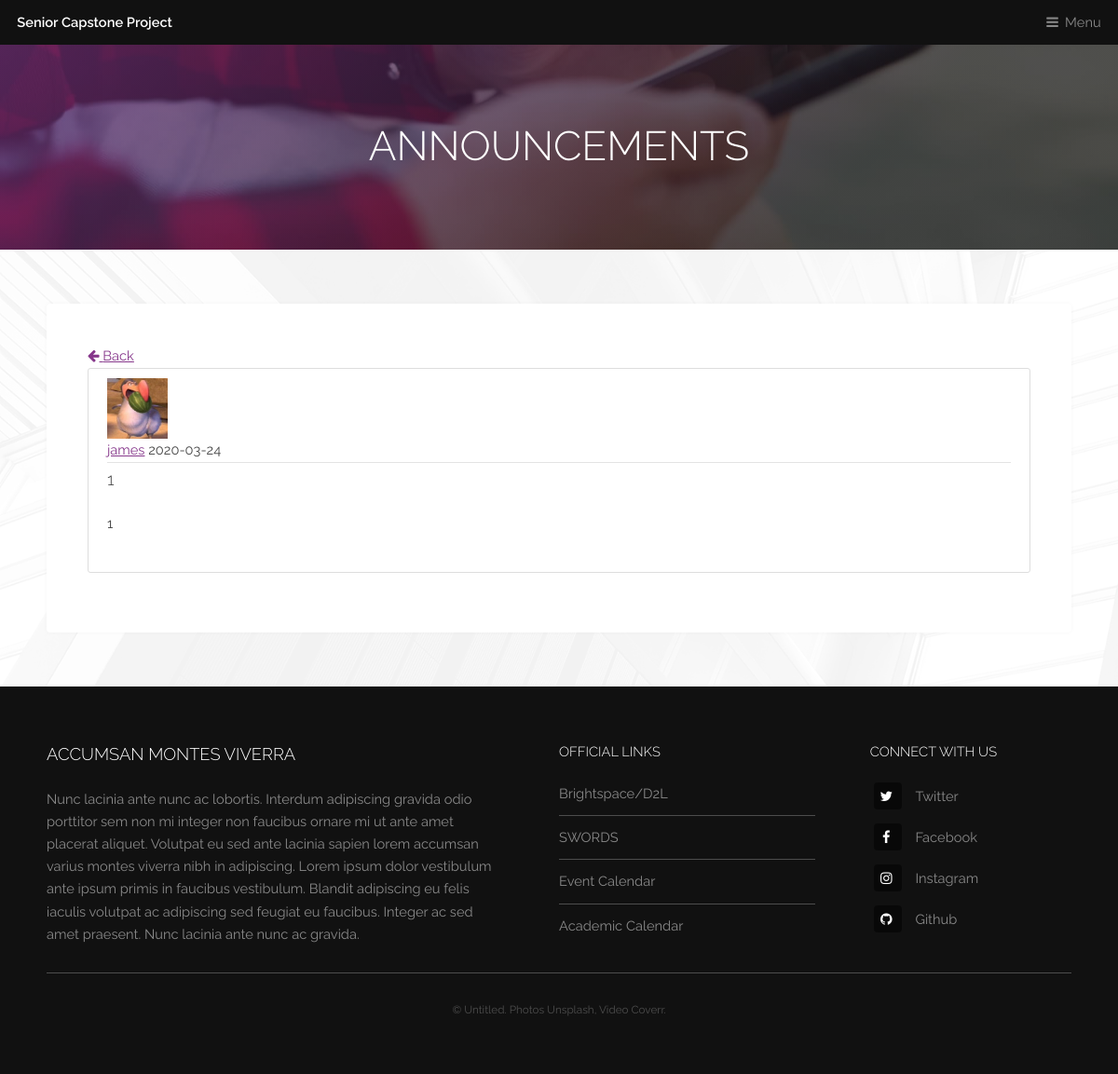
The app's page /news/post/3, older data.
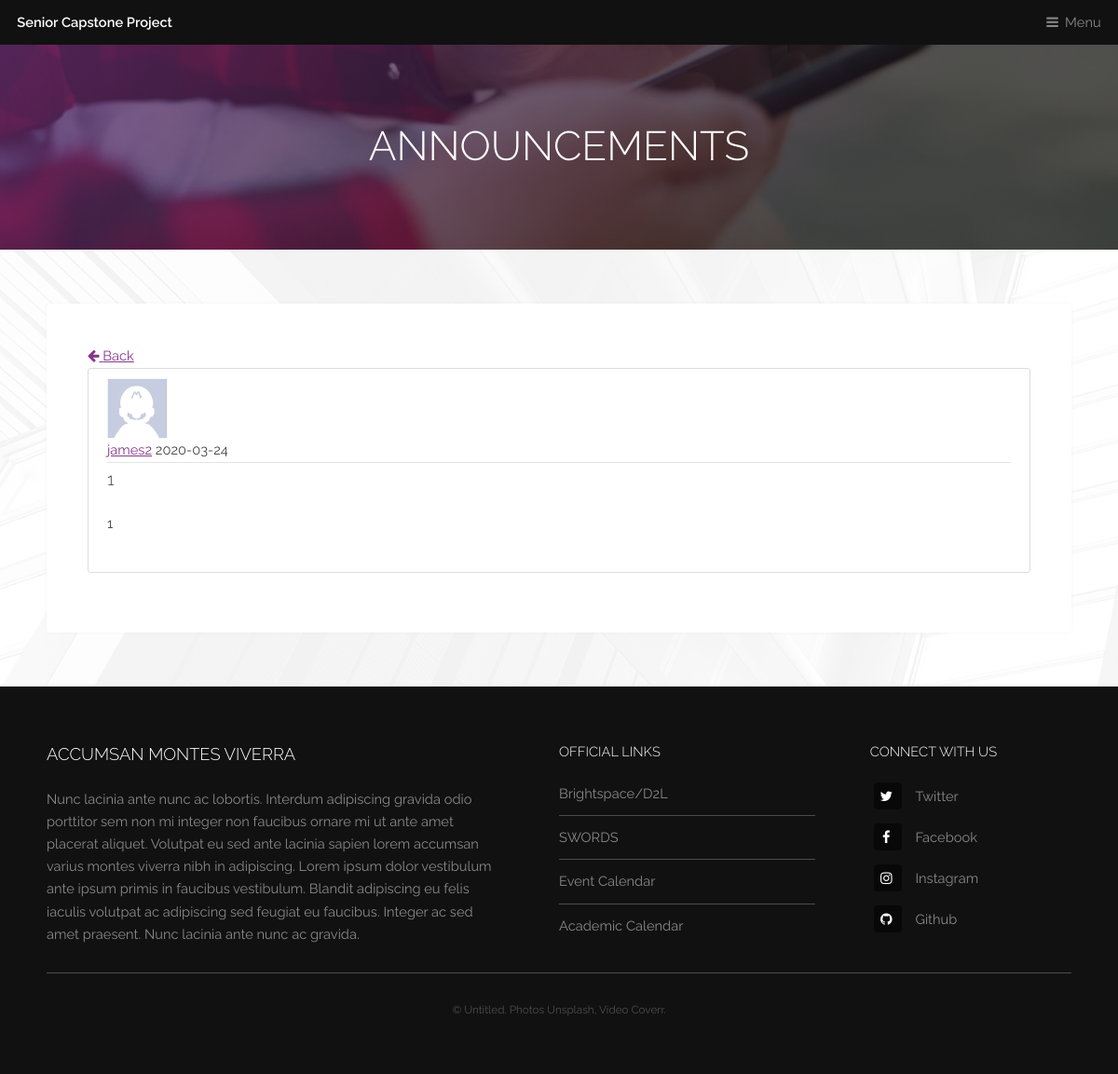
The same page, newer data.
### app/models.py (models this page shows, shortened)
class User(db.Model, UserMixin):
    id = db.Column(db.Integer, primary_key=True)
    username = db.Column(db.String(20), unique=True, nullable=False)
    stu_id = db.Column(db.String(9), unique=True, nullable=False)
    email = db.Column(db.String(60), unique=True, nullable=False)
    image_file = db.Column(db.String(20), nullable=False, default='default.jpg')
    about_me = db.Column(db.String(250))
    last_seen = db.Column(db.DateTime, default=datetime.today())
    password = db.Column(db.String(30), nullable=False)
    posts = db.relationship('Post', backref='author', lazy=True)
    roles = db.relationship('Role', secondary='user_roles',
                            backref=db.backref('users', lazy='dynamic'))

### app/routes.py (the view)
def post(post_id):
    post = Post.query.get_or_404(post_id)
    return render_template('post.html', title=post.title, post=post)

### app/routes.py (called while the page is built)
@app.before_request
def before_request():
    if current_user.is_authenticated:
        current_user.last_seen = datetime.utcnow()
        db.session.commit()

### app/templates/post.html (shortened to what this page needs)
<div id="heading" >
    <h1>Announcements</h1>
</div>
{% extends "template.html" %}
{% block content %}
    <section id="main" class="wrapper">
    <div class="inner">
        <div class="content">
        <a class="logo" href="{{ url_for('news') }}"><i class="fa fa-arrow-left"></i> Back </a>
            <article class="media content-section">
            <img class="rounded-circle article-img" src="{{ url_for('static', filename='images/profile_pics/' + post.author.image_file) }}">
                <div class="media-body">
                    <div class="article-metadata">
                        <a class="mr-2" href="{{ url_for('account', stu_id=post.author.stu_id) }}">{{ post.author.username }}</a>
                        <small class="text-muted">{{ post.date_posted.strftime('%Y-%m-%d') }}</small>
                    </div>
                <h3 class="article-title">{{ post.title }}</h3>
                <p class="article-content">{{ post.content }}</p>
                </div>
            </article>
        </div>
    </div>
    </section>
{% endblock content %}

Row changes from the older to the newer data that the page shows:
no longer on this page (row edited): User: image_file (picture), author.username "james"
now on this page (row unchanged): User: image_file (placeholder picture), author.username "james2"
